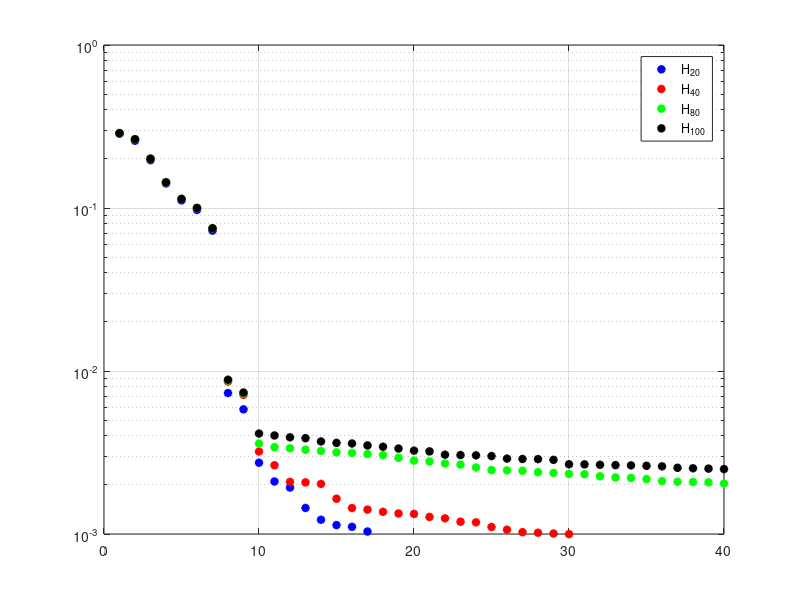

Recreate this plot in MATLAB. (Note: this script raises an error after producing the figure.)
clc
close all
clear all
load u_rand.mat
load u1_impulse.mat
load u2_impulse.mat

y11 = u1_impulse.Y(3).Data;
y21 = u1_impulse.Y(4).Data;
u1 = u1_impulse.Y(1).Data; %%% note that the pulse magnitude is 5
[m,mi] = max(u1>0); %%% find index where pulse occurs

y12 = u2_impulse.Y(3).Data;
y22 = u2_impulse.Y(4).Data;
u2 = u2_impulse.Y(2).Data;

%%% remove any offsets in output data using data prior to pulse application
y11 = y11 - mean(y11([1:mi-1]));
y12 = y12 - mean(y12([1:mi-1]));
y21 = y21 - mean(y21([1:mi-1]));
y22 = y22 - mean(y22([1:mi-1]));

%%% rescale IO data so that impulse input has magnitude 1
y11 = y11/max(u1);
y12 = y12/max(u2);
y21 = y21/max(u1);
y22 = y22/max(u2);
u1 = u1/max(u1);
u2 = u2/max(u2);
ts = 1/40; %%%% sample period
N = length(y11); %%%% length of data sets
t = [0:N-1]*ts - 1;
%%
%Hankel
co=['b*';'r*';'g*';'k*'];
N=[20 40 80 100];
for j=1:4
    n=N(j);
    row=[];
    Hankel=[];
    for k=0:n-1
        for i=1:n
            row=[row,[y11(mi+i+k) y12(mi+i+k);y21(mi+i+k) y22(mi+i+k)]];
            if i==n
                Hankel=[Hankel;row];
                row=[];
            end  
        end
    end
    s=sort(svd(Hankel),'descend');
    figure(3),
    semilogy(s,co(j,:),'LineWidth',2) 
    grid on;
    hold on;
    xlim([0 40]);
    ylim([1e-3 1]);
end
legend('H_2_0','H_4_0','H_8_0','H_1_0_0');
%% %Hankel2
row=[];
Hankel2=[];
n=100;
for k=0:n-1
    for i=1:n
        row=[row,[y11(mi+i+k+1) y12(mi+i+k+1);y21(mi+i+k+1) y22(mi+i+k+1)]];
        if i==n
           Hankel2=[Hankel2;row];
           row=[];
        end  
    end
end
%%  set dimension
% ns = 6;
% ns = 7;
% ns = 10;
 ns = 20;
[u,s,v]=svd(Hankel);
u1p = u(:,1:ns);
v1p = v(:,1:ns);
s1p = s(1:ns,1:ns);
On = u1p*s1p;
Cn = v1p';

A = pinv(On)*Hankel2*pinv(Cn);
disp('max(abs(eig(A)))');
max(abs(eig(A)))
B = Cn(:,1:2);
C = On(1:2,:);
D = zeros(2,2);
sys1 = ss(A,B,C,D,'Ts',ts);

[yp,tp] = impulse(sys1,2);
yp = yp*ts;
y11p = yp(:,1,1);
y21p = yp(:,2,1);
y12p = yp(:,1,2);
y22p = yp(:,2,2);
tt=['n_s=',num2str(ns)];

figure(4),
subplot(2,2,1)
plot(tp(2:end),y11p(2:end),'r*',t(mi+1:end),y11(mi+1:end),'b*','LineWidth',2)
grid on;
ylabel('y_1_1 (volts)');
axis([0 2 -0.1 0.1]);
title(tt);

subplot(2,2,3)
plot(tp(2:end),y21p(2:end),'r*',t(mi+1:end),y21(mi+1:end),'b*','LineWidth',2)
grid on;
ylabel('y_2_1(volts)');
axis([0 2 -0.1 0.1]);
title(tt);

subplot(2,2,2)
plot(tp(2:end),y12p(2:end),'r*',t(mi+1:end),y12(mi+1:end),'b*','LineWidth',2)
grid on;
ylabel('y_1_2(volts)');
axis([0 2 -0.1 0.1]);
title(tt);

subplot(2,2,4)
plot(tp(2:end),y22p(2:end),'r*',t(mi+1:end),y22(mi+1:end),'b*','LineWidth',2)
grid on;
ylabel('y_2_2(volts)');
axis([0 2 -0.1 0.1]);
title(tt);

%%   model frequency response
w0=[0:0.01:20]*2*pi;
I=eye(size(A));
MG(1:2,1:2,1:length(w0))=0;
AG(1:2,1:2,1:length(w0))=0;
for k=1:length(w0)
    w=w0(k);
    G0=C*inv(exp(1i.*ts.*w)*I-A)*B+D;
    MG(:,:,k)=abs(G0);   
    AG(:,:,k)=angle(G0)*180/pi;
end

figure(5);
subplot(2,2,1)
plot(w0,reshape(MG(1,1,1:end),1,length(w0)));
grid on;
y11pp=y11(mi:end);
L=length(y11pp);
y11f=fft(y11pp,L);
y11f(1)=y11f(1);
f=1/ts/L*(0:(L-1));
hold on;
ylabel('Amplitude');
xlabel('w(rad/s)')
plot(f(1:end/2)*2*pi,abs(y11f(1:end/2)),'r');
legend('y_1_1 Orig-sys','y_1_1 Ident-sys');

subplot(2,2,3)
plot(w0,reshape(MG(2,1,1:end),1,length(w0)))
grid on;
y21pp=y21(mi:end);
L=length(y21pp);
y21f=fft(y21pp,L);
y21f(1)=y21f(1);
f=1/ts/L*(0:(L-1));
hold on;
ylabel('Amplitude');
xlabel('w(rad/s)')
plot(f(1:end/2)*2*pi,abs(y21f(1:end/2)),'r');
legend('y_2_1 Orig-sys','y_2_1 Ident-sys');

subplot(2,2,2)
plot(w0,reshape(MG(1,2,1:end),1,length(w0)))
grid on;
y12pp=y12(mi:end);
L=length(y12pp);
y12f=fft(y12pp,L);
y12f(1)=y12f(1);
f=1/ts/L*(0:(L-1));
hold on;
ylabel('Amplitude');
xlabel('w(rad/s)')
plot(f(1:end/2)*2*pi,abs(y12f(1:end/2)),'r');
legend('y_1_2 Orig-sys','y_1_2 Ident-sys');

subplot(2,2,4)
plot(w0,reshape(MG(2,2,1:end),1,length(w0)))
grid on;
y22pp=y22(mi:end);
L=length(y22pp);
y22f=fft(y22pp,L);
y22f(1)=y22f(1);
f=1/ts/L*(0:(L-1));
hold on;
ylabel('Amplitude');
xlabel('w(rad/s)')
plot(f(1:end/2)*2*pi,abs(y22f(1:end/2)),'r');
legend('y_2_2 Orig-sys','y_2_2 Ident-sys');
%% 
figure(6);
subplot(2,2,1)
plot(w0,reshape(AG(1,1,1:end),1,length(w0)))
grid on;
y11pp=y11(mi:end);
L=length(y11pp);
y11f=fft(y11pp,L);
y11f(1)=y11f(1);
f=1/ts/L*(0:(L-1));
hold on;
ylabel('Phase');
xlabel('w(rad/s)')
plot(f(1:end/2)*2*pi,angle(y11f(1:end/2))*180/pi,'r');
legend('y_1_1 Orig-sys','y_1_1 Ident-sys');

subplot(2,2,3)
plot(w0,reshape(AG(2,1,1:end),1,length(w0)))
grid on;
y21pp=y21(mi:end);
L=length(y21pp);
y21f=fft(y21pp,L);
y21f(1)=y21f(1);
f=1/ts/L*(0:(L-1));
hold on;
ylabel('Phase');
xlabel('w(rad/s)')
plot(f(1:end/2)*2*pi,angle(y21f(1:end/2))*180/pi,'r');
legend('y_2_1 Orig-sys','y_2_1 Ident-sys');

subplot(2,2,2)
plot(w0,reshape(AG(1,2,1:end),1,length(w0)))
grid on;
y12pp=y12(mi:end);
L=length(y12pp);
y12f=fft(y12pp,L);
y12f(1)=y12f(1);
f=1/ts/L*(0:(L-1));
hold on;
ylabel('Phase');
xlabel('w(rad/s)')
plot(f(1:end/2)*2*pi,angle(y12f(1:end/2))*180/pi,'r');
legend('y_1_2 Orig-sys','y_1_2 Ident-sys');

subplot(2,2,4)
plot(w0,reshape(AG(2,2,1:end),1,length(w0)))
grid on;
y22pp=y22(mi:end);
L=length(y22pp);
y22f=fft(y22pp,L);
y22f(1)=y22f(1);
f=1/ts/L*(0:(L-1));
hold on;
ylabel('Phase');
xlabel('w(rad/s)');
plot(f(1:end/2)*2*pi,angle(y22f(1:end/2))*180/pi,'r');
legend('y_2_2 Orig-sys','y_2_2 Ident-sys');
%% 4
y11pp=y11(mi:end);
y21pp=y21(mi:end);
y12pp=y12(mi:end);
y22pp=y22(mi:end);
u1pp=u1(mi:end);
u2pp=u2(mi:end);
y11f = fft(y11pp)./fft(u1pp);
y21f = fft(y21pp)./fft(u1pp);
y12f = fft(y12pp)./fft(u2pp);
y22f = fft(y22pp)./fft(u2pp);
N = length(y11f);
om = [0:N-1]/(ts*N); %%%% frequency vector in hertz
MGp11=abs(y11f);
AGp11=angle(y11f)*180/pi;
MGp21=abs(y21f);
AGp21=angle(y21f)*180/pi;
MGp12=abs(y12f);
AGp12=angle(y12f)*180/pi;
MGp22=abs(y22f);
AGp22=angle(y22f)*180/pi;

figure(7);
subplot(2,2,1)
plot(w0,reshape(MG(1,1,1:end),1,length(w0)));
grid on;
hold on;
ylabel('Amplitude');
xlabel('w(rad/s)')
plot(2*pi*om(1:end/2),MGp11(1:end/2),'r');
legend('y_1_1 Orig-sys','y_1_1 Ident-sys');

subplot(2,2,3)
plot(w0,reshape(MG(2,1,1:end),1,length(w0)))
grid on;
hold on;
ylabel('Amplitude');
xlabel('w(rad/s)')
plot(2*pi*om(1:end/2),MGp21(1:end/2),'r');
legend('y_2_1 Orig-sys','y_2_1 Ident-sys');

subplot(2,2,2)
plot(w0,reshape(MG(1,2,1:end),1,length(w0)))
grid on;
hold on;
ylabel('Amplitude');
xlabel('w(rad/s)')
plot(2*pi*om(1:end/2),MGp12(1:end/2),'r');
legend('y_1_2 Orig-sys','y_1_2 Ident-sys');

subplot(2,2,4)
plot(w0,reshape(MG(2,2,1:end),1,length(w0)))
grid on;
hold on;
ylabel('Amplitude');
xlabel('w(rad/s)')
plot(2*pi*om(1:end/2),MGp22(1:end/2),'r');
legend('y_2_2 Orig-sys','y_2_2 Ident-sys');
%% 
figure(8);
subplot(2,2,1)
plot(w0,reshape(AG(1,1,1:end),1,length(w0)))
grid on;
hold on;
ylabel('Phase');
xlabel('w(rad/s)')
plot(2*pi*om(1:end/2),AGp11(1:end/2),'r');
legend('y_1_1 Orig-sys','y_1_1 Ident-sys');

subplot(2,2,3)
plot(w0,reshape(AG(2,1,1:end),1,length(w0)))
grid on;
y21pp=y21(mi:end);
L=length(y21pp);
y21f=fft(y21pp,L);
y21f(1)=y21f(1);
f=1/ts/L*(0:(L-1));
hold on;
ylabel('Phase');
xlabel('w(rad/s)')
plot(2*pi*om(1:end/2),AGp21(1:end/2),'r');
legend('y_2_1 Orig-sys','y_2_1 Ident-sys');

subplot(2,2,2)
plot(w0,reshape(AG(1,2,1:end),1,length(w0)))
grid on;
hold on;
ylabel('Phase');
xlabel('w(rad/s)')
plot(2*pi*om(1:end/2),AGp11(1:end/2),'r');
legend('y_1_2 Orig-sys','y_1_2 Ident-sys');

subplot(2,2,4)
plot(w0,reshape(AG(2,2,1:end),1,length(w0)))
grid on;
y22pp=y22(mi:end);
L=length(y22pp);
y22f=fft(y22pp,L);
y22f(1)=y22f(1);
f=1/ts/L*(0:(L-1));
hold on;
ylabel('Phase');
xlabel('w(rad/s)')
plot(2*pi*om(1:end/2),AGp11(1:end/2),'r');
legend('y_2_2 Orig-sys','y_2_2 Ident-sys');